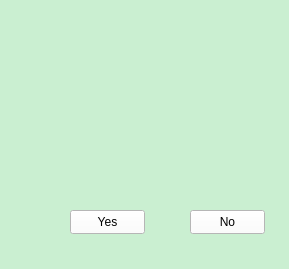
<?xml version="1.0" encoding="UTF-8"?>
<ui version="4.0">
 <class>yes_button</class>
 <widget class="QWidget" name="yes_button">
  <property name="geometry">
   <rect>
    <x>0</x>
    <y>0</y>
    <width>289</width>
    <height>269</height>
   </rect>
  </property>
  <property name="windowTitle">
   <string>Form</string>
  </property>
  <property name="styleSheet">
   <string notr="true">background-color:#CAEFD1</string>
  </property>
  <widget class="QPushButton" name="yes_button_2">
   <property name="geometry">
    <rect>
     <x>70</x>
     <y>210</y>
     <width>75</width>
     <height>24</height>
    </rect>
   </property>
   <property name="styleSheet">
    <string notr="true">background-color:#ffffff;</string>
   </property>
   <property name="text">
    <string>Yes</string>
   </property>
  </widget>
  <widget class="QLabel" name="label_for_delete">
   <property name="geometry">
    <rect>
     <x>0</x>
     <y>80</y>
     <width>271</width>
     <height>21</height>
    </rect>
   </property>
   <property name="styleSheet">
    <string notr="true">color:red;
font: 12pt &quot;Segoe UI&quot;;</string>
   </property>
   <property name="text">
    <string/>
   </property>
  </widget>
  <widget class="QPushButton" name="no_button">
   <property name="geometry">
    <rect>
     <x>190</x>
     <y>210</y>
     <width>75</width>
     <height>24</height>
    </rect>
   </property>
   <property name="styleSheet">
    <string notr="true">background-color:#ffffff;</string>
   </property>
   <property name="text">
    <string>No</string>
   </property>
  </widget>
 </widget>
 <resources/>
 <connections/>
</ui>
